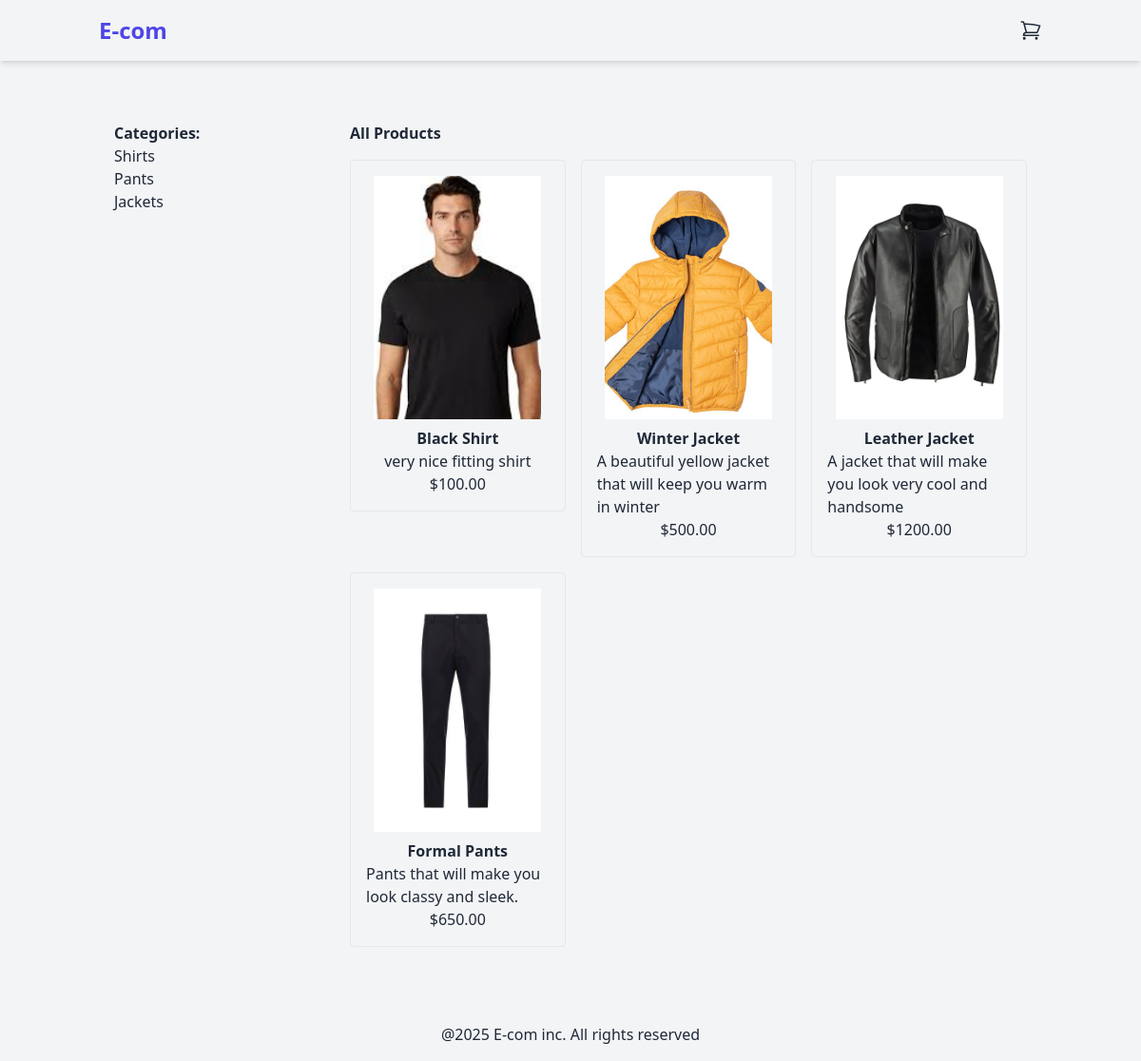
Before: / with the older database file.
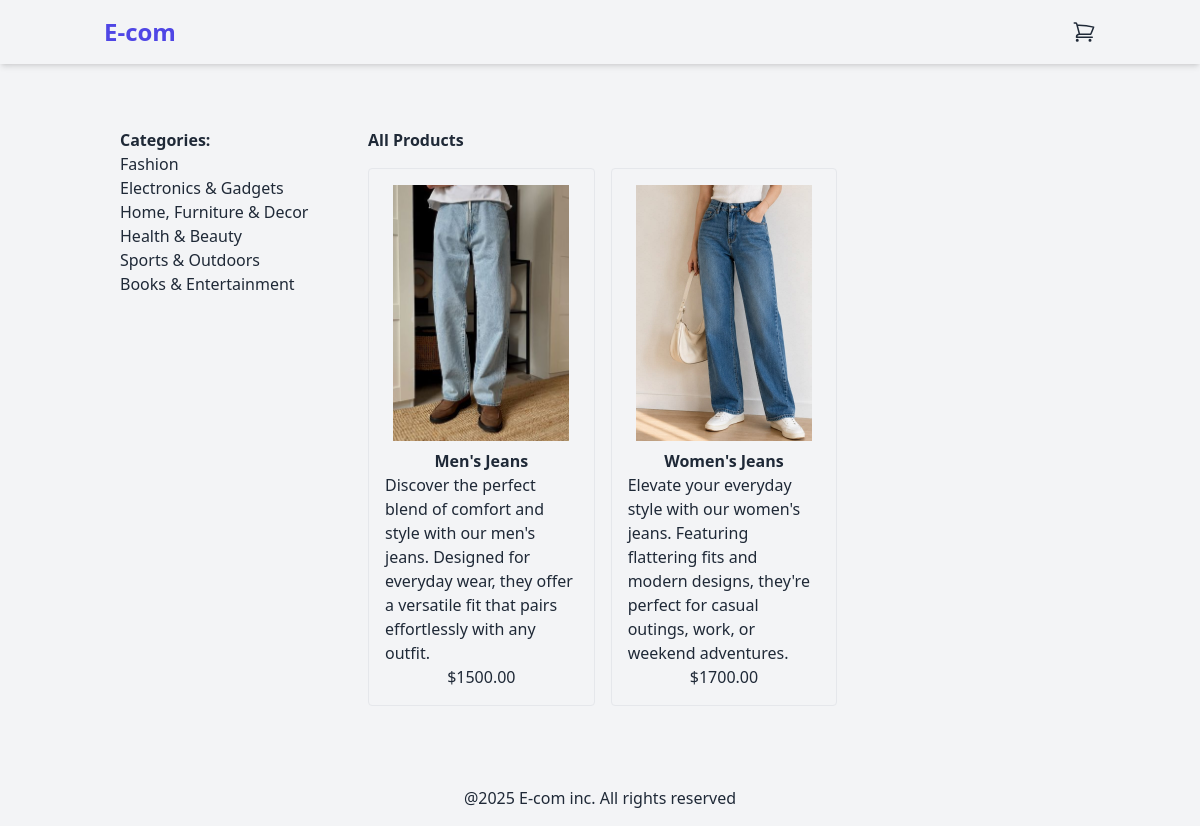
After: the same page with the newer database file.
### products/models.py (models this page shows, shortened)
class Category(models.Model):
    name = models.CharField(max_length=250)
    slug = models.SlugField(unique=True)
    class Meta:
     verbose_name_plural = "categories"

class Product(models.Model):
    categories= models.ForeignKey(Category, related_name='products', on_delete=models.CASCADE)
    name = models.CharField(max_length=250)
    slug = models.SlugField(max_length=250)
    description = models.TextField(blank=True)
    price = models.DecimalField(max_digits=10, decimal_places=2)
    available = models.BooleanField(default=True)
    created = models.DateTimeField(auto_now_add=True)
    updated = models.DateTimeField(auto_now = True)
    image = models.ImageField(upload_to= 'products', blank=True)

### products/views.py (the view)
# urls.py: path('',views.product_list, name='product_list'),
def product_list(request, category_slug=None):
    category=None
    products = Product.objects.filter(available=True)
    categories = Category.objects.all()
    if category_slug:
        category = get_object_or_404(Category, slug=category_slug)
        products = products.filter(categories=category)
    return render(request, 'products/product/list.html', {
        'category':category,
        'products':products,
        'categories':categories,
    } )

### products/templates/products/product/list.html (shortened to what this page needs)
{% extends 'base.html' %}
{% block content %}
<div class="container mx-auto p-4 flex">
  <aside class="w-1/4 p-4">
    <h2 class="font-bold">Categories:</h2>
    <ul>
      {% for category in categories %}
      <li>
        <a href="{% url 'products:product_list_by_category' category.slug %}">{{ category.name }}</a>
      </li>
      {% endfor %}
    </ul>
  </aside>
  <main class="w-3/4 p-4">
    {% if category %}
    <h2 class="font-bold mb-4 text-2xl">{{ category.name }}</h2>
    {% else %}
    <h2 class="font-bold mb-4">All Products</h2>
    {% endif %}
    <div class="grid grid-cols-3 gap-4">
      {% for product in products %}
      <a href="{% url 'products:product_detail' product.id product.slug %}">
        <div class="border rounded p-4 hover:shadow-lg  flex flex-col items-center">
          {% if product.image %}
          <img src="{{ product.image.url }}" alt="{{ product.name }}" class="mb-2 h-64 w-44 object-cover ">
          {% else %}
          <p>Image unavailable</p>
          {% endif %}
          <h3 class="font-semibold ">{{ product.name}}</h3>
          <p>{{ product.description }}</p>
          <p>${{ product.price }}</p>
        </div>
      </a>
      {% endfor %}
    </div>
  </main>
</div>
{% endblock %}

### templates/base.html (shortened to what this page needs)
<!DOCTYPE html>
<html lang="en">
<head>
    {%load static%}
    <link href ="{%static 'dist/styles.css'%} " rel="stylesheet"></link>
</head>
<body class="bg-gray-100 text-gray-800 flex flex-col min-h-screen">
    <header class="shadow-md">{%include "includes/nav.html"%}</header>
    <main class ="container mx-auto py-8 flex-grow">
         {% block content %}{% endblock %}
    </main>
    <footer>
     <div class="container mx-auto p-4 text-center">
   <p>@2025 E-com inc. All rights reserved</p>
    </footer>
</body>
</html>

### templates/includes/nav.html (shortened to what this page needs)
<nav class = 'container mx-auto p-4 flex justify-between items-center'>
<script src="https://cdn.tailwindcss.com"></script>
<a href ="/" class="text-2xl font-bold text-indigo-600">E-com</a>
<a href = "{%url 'cart:cart_detail'%}">
</a>
</nav>

Changed rows visible on the page:
removed Category: name "Pants"
removed Category: name "Jackets"
removed Product: image (picture), name "Black Shirt", description "very nice fitting shirt", price "100.00"
removed Product: image (picture), name "Winter Jacket", description "A beautiful yellow jacket that will keep you warm in winter", price "500.00"
removed Product: image (picture), name "Leather Jacket", description "A jacket that will make you look very cool and handsome", price "1200.00"
removed Product: image (picture), name "Formal Pants", description "Pants that will make you look classy and sleek.", price "650.00"
changed Category: name "Shirts" → "Fashion"
added Category: name "Electronics & Gadgets"
added Category: name "Home, Furniture & Decor"
added Category: name "Health & Beauty"
added Category: name "Sports & Outdoors"
added Category: name "Books & Entertainment"
added Product: image (picture), name "Men's Jeans", description "Discover the perfect blend of comfort and style with our men's jeans. Designed for everyday wear, they offer a versatile fit that pairs effortlessly with any outfit.", price "1500.00"
added Product: image (picture), name "Women's Jeans", description "Elevate your everyday style with our women's jeans. Featuring flattering fits and modern designs, they're perfect for casual outings, work, or weekend adventures.", price "1700.00"
